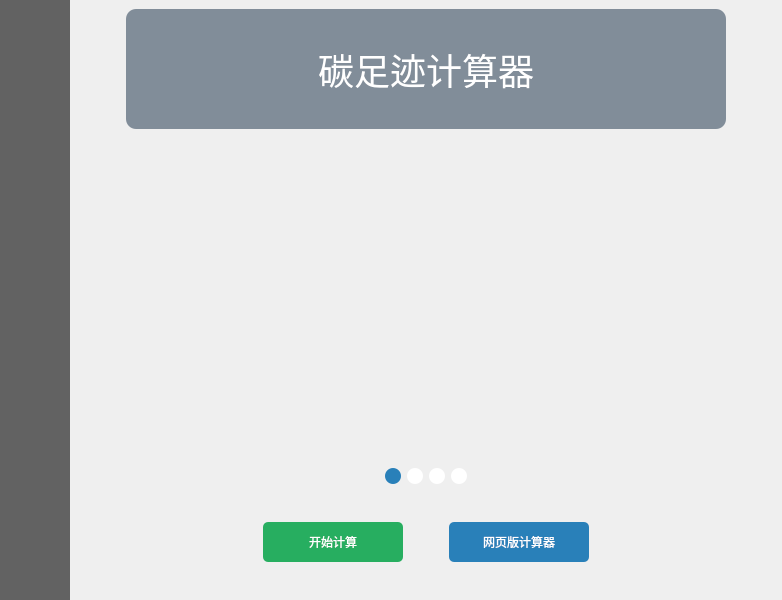
<?xml version="1.0" encoding="UTF-8"?>
<ui version="4.0">
 <class>MainWindow</class>
 <widget class="QMainWindow" name="MainWindow">
  <property name="geometry">
   <rect>
    <x>0</x>
    <y>0</y>
    <width>782</width>
    <height>600</height>
   </rect>
  </property>
  <property name="windowTitle">
   <string>碳足迹计算器</string>
  </property>
  <property name="styleSheet">
   <string notr="true"/>
  </property>
  <widget class="QWidget" name="centralwidget">
   <layout class="QHBoxLayout" name="horizontalLayout">
    <property name="spacing">
     <number>0</number>
    </property>
    <property name="leftMargin">
     <number>0</number>
    </property>
    <property name="topMargin">
     <number>0</number>
    </property>
    <property name="rightMargin">
     <number>0</number>
    </property>
    <property name="bottomMargin">
     <number>0</number>
    </property>
    <item>
     <widget class="QWidget" name="leftNavBar" native="true">
      <property name="minimumSize">
       <size>
        <width>70</width>
        <height>0</height>
       </size>
      </property>
      <property name="maximumSize">
       <size>
        <width>70</width>
        <height>16777215</height>
       </size>
      </property>
      <property name="styleSheet">
       <string notr="true">background-color: rgba(0, 0, 0, 150);</string>
      </property>
      <layout class="QVBoxLayout" name="verticalLayout">
       <property name="spacing">
        <number>15</number>
       </property>
       <property name="leftMargin">
        <number>0</number>
       </property>
       <property name="topMargin">
        <number>20</number>
       </property>
       <property name="rightMargin">
        <number>0</number>
       </property>
       <property name="bottomMargin">
        <number>0</number>
       </property>
       <item alignment="Qt::AlignHCenter">
        <widget class="QLabel" name="logoLabel">
         <property name="minimumSize">
          <size>
           <width>50</width>
           <height>50</height>
          </size>
         </property>
         <property name="maximumSize">
          <size>
           <width>50</width>
           <height>50</height>
          </size>
         </property>
         <property name="styleSheet">
          <string notr="true">background-color: transparent;
border-radius: 25px;</string>
         </property>
         <property name="text">
          <string/>
         </property>
         <property name="pixmap">
          <pixmap resource="resource.qrc">:/resource/logo.png</pixmap>
         </property>
         <property name="scaledContents">
          <bool>true</bool>
         </property>
         <property name="alignment">
          <set>Qt::AlignCenter</set>
         </property>
        </widget>
       </item>
       <item>
        <widget class="QPushButton" name="homeButton">
         <property name="minimumSize">
          <size>
           <width>50</width>
           <height>50</height>
          </size>
         </property>
         <property name="styleSheet">
          <string notr="true">QPushButton {
    background-color: transparent;
    color: white;
    border: none;
    border-radius: 5px;
}
QPushButton:hover {
    background-color: #34495e;
}</string>
         </property>
         <property name="text">
          <string/>
         </property>
         <property name="icon">
          <iconset resource="resource.qrc">
           <normaloff>:/resource/homepage_white.png</normaloff>:/resource/homepage_white.png</iconset>
         </property>
         <property name="iconSize">
          <size>
           <width>24</width>
           <height>24</height>
          </size>
         </property>
        </widget>
       </item>
       <item>
        <widget class="QPushButton" name="calculatorButton">
         <property name="minimumSize">
          <size>
           <width>50</width>
           <height>50</height>
          </size>
         </property>
         <property name="styleSheet">
          <string notr="true">QPushButton {
    background-color: transparent;
    color: white;
    border: none;
    border-radius: 5px;
}
QPushButton:hover {
    background-color: #34495e;
}</string>
         </property>
         <property name="text">
          <string/>
         </property>
         <property name="icon">
          <iconset resource="resource.qrc">
           <normaloff>:/resource/calculator_white.png</normaloff>:/resource/calculator_white.png</iconset>
         </property>
         <property name="iconSize">
          <size>
           <width>24</width>
           <height>24</height>
          </size>
         </property>
        </widget>
       </item>
       <item>
        <widget class="QPushButton" name="dataButton">
         <property name="minimumSize">
          <size>
           <width>50</width>
           <height>50</height>
          </size>
         </property>
         <property name="styleSheet">
          <string notr="true">QPushButton {
    background-color: transparent;
    color: white;
    border: none;
    border-radius: 5px;
}
QPushButton:hover {
    background-color: #34495e;
}</string>
         </property>
         <property name="text">
          <string/>
         </property>
         <property name="icon">
          <iconset resource="resource.qrc">
           <normaloff>:/resource/statistics_white.png</normaloff>:/resource/statistics_white.png</iconset>
         </property>
         <property name="iconSize">
          <size>
           <width>24</width>
           <height>24</height>
          </size>
         </property>
        </widget>
       </item>
       <item>
        <widget class="QPushButton" name="settingsButton">
         <property name="minimumSize">
          <size>
           <width>50</width>
           <height>50</height>
          </size>
         </property>
         <property name="styleSheet">
          <string notr="true">QPushButton {
    background-color: transparent;
    color: white;
    border: none;
    border-radius: 5px;
}
QPushButton:hover {
    background-color: #34495e;
}</string>
         </property>
         <property name="text">
          <string/>
         </property>
         <property name="icon">
          <iconset resource="resource.qrc">
           <normaloff>:/resource/data.png</normaloff>:/resource/data.png</iconset>
         </property>
         <property name="iconSize">
          <size>
           <width>24</width>
           <height>24</height>
          </size>
         </property>
        </widget>
       </item>
       <item>
        <widget class="QPushButton" name="infoButton">
         <property name="minimumSize">
          <size>
           <width>50</width>
           <height>50</height>
          </size>
         </property>
         <property name="styleSheet">
          <string notr="true">QPushButton {
    background-color: transparent;
    color: white;
    border: none;
    border-radius: 5px;
}
QPushButton:hover {
    background-color: #34495e;
}</string>
         </property>
         <property name="text">
          <string/>
         </property>
         <property name="icon">
          <iconset resource="resource.qrc">
           <normaloff>:/resource/setting_white.png</normaloff>:/resource/setting_white.png</iconset>
         </property>
         <property name="iconSize">
          <size>
           <width>24</width>
           <height>24</height>
          </size>
         </property>
        </widget>
       </item>
       <item>
        <spacer name="verticalSpacer">
         <property name="orientation">
          <enum>Qt::Vertical</enum>
         </property>
         <property name="sizeHint" stdset="0">
          <size>
           <width>20</width>
           <height>40</height>
          </size>
         </property>
        </spacer>
       </item>
       <item>
        <widget class="QPushButton" name="userButton">
         <property name="minimumSize">
          <size>
           <width>50</width>
           <height>50</height>
          </size>
         </property>
         <property name="styleSheet">
          <string notr="true">QPushButton {
    background-color: transparent;
    color: white;
    border: none;
    border-radius: 5px;
}
QPushButton:hover {
    background-color: #34495e;
}</string>
         </property>
         <property name="text">
          <string/>
         </property>
         <property name="icon">
          <iconset resource="resource.qrc">
           <normaloff>:/resource/user_white.png</normaloff>:/resource/user_white.png</iconset>
         </property>
         <property name="iconSize">
          <size>
           <width>24</width>
           <height>24</height>
          </size>
         </property>
        </widget>
       </item>
      </layout>
     </widget>
    </item>
    <item>
     <widget class="QStackedWidget" name="stackedWidget">
      <property name="currentIndex">
       <number>0</number>
      </property>
      <widget class="QWidget" name="homePage">
       <layout class="QVBoxLayout" name="verticalLayout_2">
        <item alignment="Qt::AlignHCenter">
         <widget class="QFrame" name="headerFrame">
          <property name="minimumSize">
           <size>
            <width>600</width>
            <height>120</height>
           </size>
          </property>
          <property name="maximumSize">
           <size>
            <width>800</width>
            <height>120</height>
           </size>
          </property>
          <property name="styleSheet">
           <string notr="true">background-color: rgba(52, 73, 94, 150);
border-radius: 10px;</string>
          </property>
          <property name="frameShape">
           <enum>QFrame::StyledPanel</enum>
          </property>
          <property name="frameShadow">
           <enum>QFrame::Raised</enum>
          </property>
          <layout class="QHBoxLayout" name="horizontalLayout_2">
           <item>
            <widget class="QLabel" name="titleLabel">
             <property name="styleSheet">
              <string notr="true">font-size: 36px;
color: white;
background-color: transparent;</string>
             </property>
             <property name="text">
              <string>碳足迹计算器</string>
             </property>
             <property name="alignment">
              <set>Qt::AlignCenter</set>
             </property>
            </widget>
           </item>
          </layout>
         </widget>
        </item>
        <item>
         <widget class="QFrame" name="contentFrame">
          <property name="styleSheet">
           <string notr="true">background-color: transparent;
border-radius: 10px;</string>
          </property>
          <property name="frameShape">
           <enum>QFrame::StyledPanel</enum>
          </property>
          <property name="frameShadow">
           <enum>QFrame::Raised</enum>
          </property>
          <layout class="QVBoxLayout" name="verticalLayout_3">
           <item alignment="Qt::AlignHCenter">
            <widget class="QFrame" name="carouselFrame">
             <property name="minimumSize">
              <size>
               <width>0</width>
               <height>300</height>
              </size>
             </property>
             <property name="maximumSize">
              <size>
               <width>720</width>
               <height>16777215</height>
              </size>
             </property>
             <property name="styleSheet">
              <string notr="true">background-color: transparent;
border-radius: 10px;</string>
             </property>
             <property name="frameShape">
              <enum>QFrame::StyledPanel</enum>
             </property>
             <property name="frameShadow">
              <enum>QFrame::Raised</enum>
             </property>
             <layout class="QVBoxLayout" name="verticalLayout_4">
              <property name="leftMargin">
               <number>5</number>
              </property>
              <property name="topMargin">
               <number>5</number>
              </property>
              <property name="rightMargin">
               <number>5</number>
              </property>
              <property name="bottomMargin">
               <number>5</number>
              </property>
              <item alignment="Qt::AlignHCenter">
               <widget class="QLabel" name="carouselLabel">
                <property name="minimumSize">
                 <size>
                  <width>600</width>
                  <height>0</height>
                 </size>
                </property>
                <property name="maximumSize">
                 <size>
                  <width>700</width>
                  <height>16777215</height>
                 </size>
                </property>
                <property name="styleSheet">
                 <string notr="true">background-color: transparent;</string>
                </property>
                <property name="text">
                 <string/>
                </property>
                <property name="alignment">
                 <set>Qt::AlignCenter</set>
                </property>
               </widget>
              </item>
              <item>
               <widget class="QFrame" name="dotFrame">
                <property name="maximumSize">
                 <size>
                  <width>16777215</width>
                  <height>30</height>
                 </size>
                </property>
                <property name="styleSheet">
                 <string notr="true">background-color: transparent;</string>
                </property>
                <property name="frameShape">
                 <enum>QFrame::StyledPanel</enum>
                </property>
                <property name="frameShadow">
                 <enum>QFrame::Raised</enum>
                </property>
                <layout class="QHBoxLayout" name="horizontalLayout_3">
                 <property name="leftMargin">
                  <number>0</number>
                 </property>
                 <property name="topMargin">
                  <number>0</number>
                 </property>
                 <property name="rightMargin">
                  <number>0</number>
                 </property>
                 <property name="bottomMargin">
                  <number>0</number>
                 </property>
                 <item>
                  <spacer name="horizontalSpacer">
                   <property name="orientation">
                    <enum>Qt::Horizontal</enum>
                   </property>
                   <property name="sizeHint" stdset="0">
                    <size>
                     <width>40</width>
                     <height>20</height>
                    </size>
                   </property>
                  </spacer>
                 </item>
                 <item>
                  <widget class="QLabel" name="dot1">
                   <property name="minimumSize">
                    <size>
                     <width>16</width>
                     <height>16</height>
                    </size>
                   </property>
                   <property name="maximumSize">
                    <size>
                     <width>16</width>
                     <height>16</height>
                    </size>
                   </property>
                   <property name="styleSheet">
                    <string notr="true">background-color: #2980b9;
border-radius: 8px;</string>
                   </property>
                   <property name="text">
                    <string/>
                   </property>
                  </widget>
                 </item>
                 <item>
                  <widget class="QLabel" name="dot2">
                   <property name="minimumSize">
                    <size>
                     <width>16</width>
                     <height>16</height>
                    </size>
                   </property>
                   <property name="maximumSize">
                    <size>
                     <width>16</width>
                     <height>16</height>
                    </size>
                   </property>
                   <property name="styleSheet">
                    <string notr="true">background-color: white;
border-radius: 8px;</string>
                   </property>
                   <property name="text">
                    <string/>
                   </property>
                  </widget>
                 </item>
                 <item>
                  <widget class="QLabel" name="dot3">
                   <property name="minimumSize">
                    <size>
                     <width>16</width>
                     <height>16</height>
                    </size>
                   </property>
                   <property name="maximumSize">
                    <size>
                     <width>16</width>
                     <height>16</height>
                    </size>
                   </property>
                   <property name="styleSheet">
                    <string notr="true">background-color: white;
border-radius: 8px;</string>
                   </property>
                   <property name="text">
                    <string/>
                   </property>
                  </widget>
                 </item>
                 <item>
                  <widget class="QLabel" name="dot4">
                   <property name="minimumSize">
                    <size>
                     <width>16</width>
                     <height>16</height>
                    </size>
                   </property>
                   <property name="maximumSize">
                    <size>
                     <width>16</width>
                     <height>16</height>
                    </size>
                   </property>
                   <property name="styleSheet">
                    <string notr="true">background-color: white;
border-radius: 8px;</string>
                   </property>
                   <property name="text">
                    <string/>
                   </property>
                  </widget>
                 </item>
                 <item>
                  <spacer name="horizontalSpacer_2">
                   <property name="orientation">
                    <enum>Qt::Horizontal</enum>
                   </property>
                   <property name="sizeHint" stdset="0">
                    <size>
                     <width>40</width>
                     <height>20</height>
                    </size>
                   </property>
                  </spacer>
                 </item>
                </layout>
               </widget>
              </item>
             </layout>
            </widget>
           </item>
           <item>
            <widget class="QFrame" name="actionButtonsFrame">
             <property name="minimumSize">
              <size>
               <width>0</width>
               <height>80</height>
              </size>
             </property>
             <property name="maximumSize">
              <size>
               <width>16777215</width>
               <height>80</height>
              </size>
             </property>
             <property name="styleSheet">
              <string notr="true">background-color: transparent;</string>
             </property>
             <property name="frameShape">
              <enum>QFrame::StyledPanel</enum>
             </property>
             <property name="frameShadow">
              <enum>QFrame::Raised</enum>
             </property>
             <layout class="QHBoxLayout" name="horizontalLayout_4">
              <item>
               <spacer name="horizontalSpacer_3">
                <property name="orientation">
                 <enum>Qt::Horizontal</enum>
                </property>
                <property name="sizeHint" stdset="0">
                 <size>
                  <width>40</width>
                  <height>20</height>
                 </size>
                </property>
               </spacer>
              </item>
              <item>
               <widget class="QPushButton" name="startCalculateButton">
                <property name="minimumSize">
                 <size>
                  <width>140</width>
                  <height>40</height>
                 </size>
                </property>
                <property name="styleSheet">
                 <string notr="true">QPushButton {
    background-color: #27ae60;
    color: white;
    border-radius: 5px;
}
QPushButton:hover {
    background-color: #2ecc71;
}</string>
                </property>
                <property name="text">
                 <string>开始计算</string>
                </property>
               </widget>
              </item>
              <item>
               <spacer name="horizontalSpacer_5">
                <property name="orientation">
                 <enum>Qt::Horizontal</enum>
                </property>
                <property name="sizeType">
                 <enum>QSizePolicy::Fixed</enum>
                </property>
                <property name="sizeHint" stdset="0">
                 <size>
                  <width>40</width>
                  <height>20</height>
                 </size>
                </property>
               </spacer>
              </item>
              <item>
               <widget class="QPushButton" name="officialWebsiteButton">
                <property name="minimumSize">
                 <size>
                  <width>140</width>
                  <height>40</height>
                 </size>
                </property>
                <property name="styleSheet">
                 <string notr="true">QPushButton {
    background-color: #2980b9;
    color: white;
    border-radius: 5px;
}
QPushButton:hover {
    background-color: #3498db;
}</string>
                </property>
                <property name="text">
                 <string>网页版计算器</string>
                </property>
               </widget>
              </item>
              <item>
               <spacer name="horizontalSpacer_4">
                <property name="orientation">
                 <enum>Qt::Horizontal</enum>
                </property>
                <property name="sizeHint" stdset="0">
                 <size>
                  <width>40</width>
                  <height>20</height>
                 </size>
                </property>
               </spacer>
              </item>
             </layout>
            </widget>
           </item>
          </layout>
         </widget>
        </item>
       </layout>
      </widget>
      <widget class="QWidget" name="calculatorPage">
       <layout class="QVBoxLayout" name="verticalLayout_5">
        <item>
         <widget class="QLabel" name="calculatorPageLabel">
          <property name="styleSheet">
           <string notr="true">color: white;
font-size: 24px;</string>
          </property>
          <property name="text">
           <string>计算页面 - 待实现</string>
          </property>
          <property name="alignment">
           <set>Qt::AlignCenter</set>
          </property>
         </widget>
        </item>
       </layout>
      </widget>
      <widget class="QWidget" name="dataPage">
       <layout class="QVBoxLayout" name="verticalLayout_6">
        <item>
         <widget class="QLabel" name="dataPageLabel">
          <property name="styleSheet">
           <string notr="true">color: white;
font-size: 24px;</string>
          </property>
          <property name="text">
           <string>数据页面 - 待实现</string>
          </property>
          <property name="alignment">
           <set>Qt::AlignCenter</set>
          </property>
         </widget>
        </item>
       </layout>
      </widget>
      <widget class="QWidget" name="settingsPage">
       <layout class="QVBoxLayout" name="verticalLayout_7">
        <item>
         <widget class="QLabel" name="settingsPageLabel">
          <property name="styleSheet">
           <string notr="true">color: white;
font-size: 24px;</string>
          </property>
          <property name="text">
           <string>设置页面 - 待实现</string>
          </property>
          <property name="alignment">
           <set>Qt::AlignCenter</set>
          </property>
         </widget>
        </item>
       </layout>
      </widget>
      <widget class="QWidget" name="infoPage">
       <layout class="QVBoxLayout" name="verticalLayout_8">
        <item>
         <widget class="QLabel" name="infoPageLabel">
          <property name="styleSheet">
           <string notr="true">color: white;
font-size: 24px;</string>
          </property>
          <property name="text">
           <string>关于页面 - 待实现</string>
          </property>
          <property name="alignment">
           <set>Qt::AlignCenter</set>
          </property>
         </widget>
        </item>
       </layout>
      </widget>
     </widget>
    </item>
   </layout>
  </widget>
 </widget>
 <resources>
  <include location="resource.qrc"/>
 </resources>
 <connections/>
</ui>
